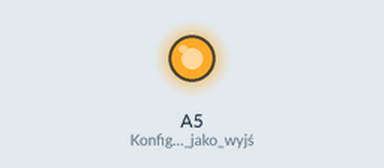
This sketch was run on a simulated Arduino Uno, built with avr-gcc and run on an emulated ATmega328P. Shown: output pins drawn as LEDs (lit = HIGH).

Above: at 0.27 s.
At 39.9 s:
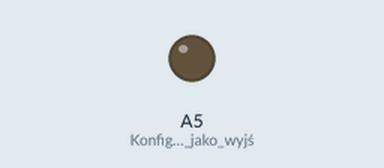
Timing chart, 0 to 40.0 s (numbered marks = the images above):
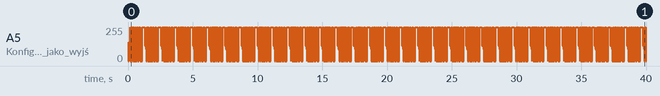

The sketch:

arduino12.1.ino
```cpp
void setup() {
    pinMode(A5, OUTPUT); //Konfiguracja A5 jako wyjście
}

void loop() {
    const static uint8_t size = 19;
    static uint8_t time = 0;
    static int array[size] = {1,2,4,6,8,10,12, 14,17,20,23,27,31,35,40,50,70,110,140};

    time = ++time % size;

    digitalWrite(A5, LOW); //Cykliczna zmiana stanu wyjścia
    delay((array[time]) );
    digitalWrite(A5, HIGH);
    delay((array[time]) );
}
```
